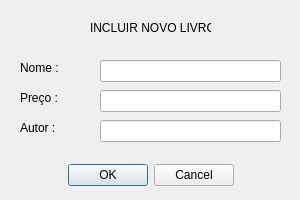
<?xml version="1.0" encoding="UTF-8"?>
<ui version="4.0">
 <class>IncluirLivro</class>
 <widget class="QDialog" name="IncluirLivro">
  <property name="geometry">
   <rect>
    <x>0</x>
    <y>0</y>
    <width>300</width>
    <height>200</height>
   </rect>
  </property>
  <property name="windowTitle">
   <string>Incluir Livro</string>
  </property>
  <widget class="QDialogButtonBox" name="botoes_livro">
   <property name="geometry">
    <rect>
     <x>20</x>
     <y>160</y>
     <width>261</width>
     <height>31</height>
    </rect>
   </property>
   <property name="orientation">
    <enum>Qt::Horizontal</enum>
   </property>
   <property name="standardButtons">
    <set>QDialogButtonBox::Cancel|QDialogButtonBox::Ok</set>
   </property>
   <property name="centerButtons">
    <bool>true</bool>
   </property>
  </widget>
  <widget class="QLabel" name="titulo_livros">
   <property name="geometry">
    <rect>
     <x>90</x>
     <y>20</y>
     <width>121</width>
     <height>16</height>
    </rect>
   </property>
   <property name="text">
    <string>INCLUIR NOVO LIVRO</string>
   </property>
  </widget>
  <widget class="QLabel" name="label_livros_nome">
   <property name="geometry">
    <rect>
     <x>20</x>
     <y>60</y>
     <width>49</width>
     <height>16</height>
    </rect>
   </property>
   <property name="text">
    <string>Nome :</string>
   </property>
  </widget>
  <widget class="QLabel" name="label_livros_preco">
   <property name="geometry">
    <rect>
     <x>20</x>
     <y>90</y>
     <width>49</width>
     <height>16</height>
    </rect>
   </property>
   <property name="text">
    <string>Preço :</string>
   </property>
  </widget>
  <widget class="QLabel" name="label_livros_autor">
   <property name="geometry">
    <rect>
     <x>20</x>
     <y>120</y>
     <width>49</width>
     <height>16</height>
    </rect>
   </property>
   <property name="text">
    <string>Autor :</string>
   </property>
  </widget>
  <widget class="QLineEdit" name="line_livros_barra_nome">
   <property name="geometry">
    <rect>
     <x>100</x>
     <y>60</y>
     <width>181</width>
     <height>22</height>
    </rect>
   </property>
  </widget>
  <widget class="QLineEdit" name="line_livros_barra_preco">
   <property name="geometry">
    <rect>
     <x>100</x>
     <y>90</y>
     <width>181</width>
     <height>22</height>
    </rect>
   </property>
  </widget>
  <widget class="QLineEdit" name="line_livros_barra_autor">
   <property name="geometry">
    <rect>
     <x>100</x>
     <y>120</y>
     <width>181</width>
     <height>22</height>
    </rect>
   </property>
  </widget>
 </widget>
 <resources/>
 <connections>
  <connection>
   <sender>botoes_livro</sender>
   <signal>accepted()</signal>
   <receiver>IncluirLivro</receiver>
   <slot>accept()</slot>
   <hints>
    <hint type="sourcelabel">
     <x>248</x>
     <y>254</y>
    </hint>
    <hint type="destinationlabel">
     <x>157</x>
     <y>274</y>
    </hint>
   </hints>
  </connection>
  <connection>
   <sender>botoes_livro</sender>
   <signal>rejected()</signal>
   <receiver>IncluirLivro</receiver>
   <slot>reject()</slot>
   <hints>
    <hint type="sourcelabel">
     <x>316</x>
     <y>260</y>
    </hint>
    <hint type="destinationlabel">
     <x>286</x>
     <y>274</y>
    </hint>
   </hints>
  </connection>
 </connections>
</ui>
